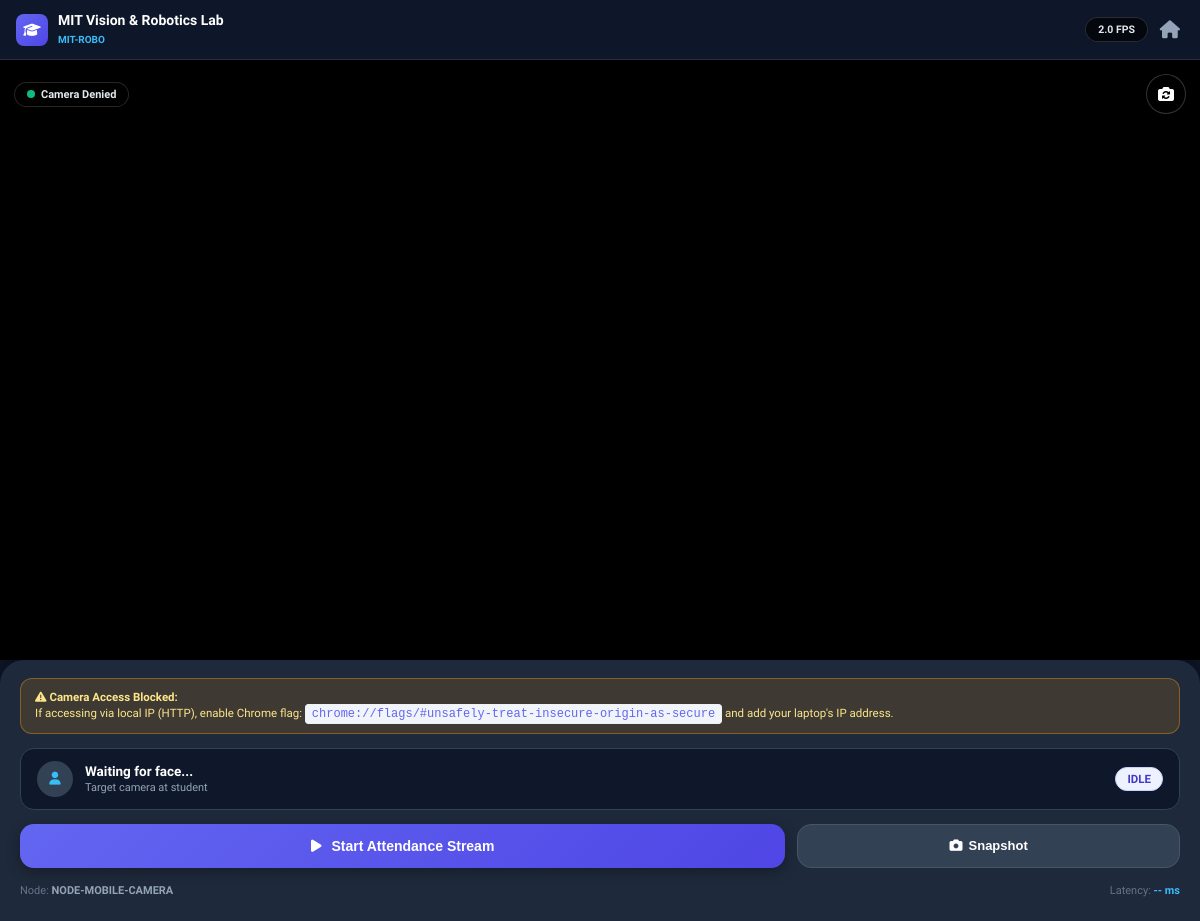
/mobile-capture, run on the app's committed database.
### src/database/models.py (models this page shows, shortened)
class SystemBranding(Base):
    __tablename__ = "system_branding"
    id = Column(Integer, primary_key=True, autoincrement=True)
    institution_name = Column(String(150), default="FaceAttendance Campus", nullable=False)
    short_code = Column(String(30), default="FA-HUB", nullable=False)
    tagline = Column(String(255), default="Raspberry Pi Zero Edge Nodes & Central Face Recognition")
    logo_filename = Column(String(255), nullable=True)
    primary_accent_color = Column(String(20), default="#6366f1")
    header_badge_text = Column(String(50), default="Thin-Client Hub")
    contact_email = Column(String(100), nullable=True)
    updated_at = Column(DateTime, default=datetime.utcnow, onupdate=datetime.utcnow)

### src/server/routes/views_dashboard.py (the view)
@router.get("/mobile-capture", response_class=HTMLResponse)
def page_mobile_capture(request: Request, db: Session = Depends(get_db)):
    branding = get_branding_dict(db)
    return templates.TemplateResponse(
        "mobile_capture.html",
        {
            "request": request,
            "page_title": "Mobile Capture Node",
            "active_page": "mobile",
            "branding": branding,
        },
    )

### src/server/templates/mobile_capture.html (shortened to what this page needs)
<!DOCTYPE html>
<html lang="en">
<head>
    <link rel="stylesheet" href="https://cdnjs.cloudflare.com/ajax/libs/font-awesome/6.4.0/css/all.min.css">
    <link rel="stylesheet" href="/static/css/dashboard.css">
</head>
<body>
    <header class="mobile-header">
        <div class="mobile-brand">
            {% if branding and branding.logo_url %}
            <img src="{{ branding.logo_url }}" alt="Logo" style="width: 32px; height: 32px; border-radius: 8px; object-fit: contain; background: #ffffff; padding: 2px;">
            {% else %}
            <div class="mobile-brand-icon">
                <i class="fa-solid fa-graduation-cap"></i>
            </div>
            {% endif %}
            <div class="mobile-brand-text">
                <h2>{{ branding.institution_name if branding else 'Mobile Capture Node' }}</h2>
                <span>{{ branding.short_code if branding else 'Wi-Fi Recognition Hub' }}</span>
            </div>
        </div>
        <div style="display: flex; gap: 8px; align-items: center;">
            <span id="fpsBadge" class="node-pill" style="font-size: 10.5px;">2.0 FPS</span>
            <a href="/" style="color: #94a3b8; font-size: 18px; padding: 4px;" title="Exit to Hub">
                <i class="fa-solid fa-house"></i>
            </a>
        </div>
    </header>
    <div class="camera-container">
        <video id="mobileVideo" autoplay playsinline muted></video>
        <div class="camera-top-bar">
            <span id="nodeStatusBadge" class="node-pill">
                 <span id="statusText">Node Ready</span>
            </span>
            <button class="btn-flip-cam" id="btnFlipCamera" onclick="flipCamera()" title="Flip Front / Rear Camera">
                <i class="fa-solid fa-camera-rotate"></i>
            </button>
        </div>
    </div>
    <div class="controls-panel">
        <div id="permBanner" class="perm-banner">
            <strong><i class="fa-solid fa-triangle-exclamation"></i> Camera Access Blocked:</strong><br>
            If accessing via local IP (HTTP), enable Chrome flag: <code>chrome://flags/#unsafely-treat-insecure-origin-as-secure</code> and add your laptop's IP address.
        </div>
        <div class="detection-card">
            <div class="detection-info">
                <div class="detection-avatar" id="detAvatar">
                    <i class="fa-solid fa-user"></i>
                </div>
                <div class="detection-text">
                    <h4 id="detName">Waiting for face...</h4>
                    <p id="detSub">Target camera at student</p>
                </div>
            </div>
            <div id="detBadgeContainer" style="text-align: right;">
                <span id="detStatusBadge" class="badge badge-node">IDLE</span>
            </div>
        </div>
        <div class="action-buttons-row">
            <button id="btnToggleStream" class="btn-stream inactive" onclick="toggleStreaming()">
                <i class="fa-solid fa-play"></i>
                <span id="streamBtnText">Start Attendance Stream</span>
            </button>
            <button class="btn-snap" onclick="captureSingleFrame()">
                <i class="fa-solid fa-camera"></i>
                <span>Snapshot</span>
            </button>
        </div>
        <div style="display: flex; justify-content: space-between; font-size: 11px; color: #64748b; padding-top: 2px;">
            <span>Node: <strong style="color: #94a3b8;" id="nodeIdLabel">NODE-MOBILE-CAMERA</strong></span>
            <span>Latency: <strong style="color: #38bdf8;" id="latencyLabel">-- ms</strong></span>
        </div>
    </div>
</body>
</html>

### src/server/static/css/dashboard.css (style rules this page uses)
:root, [data-theme="light"] { --bg-primary: #f8fafc; --bg-secondary: #ffffff; --bg-subtle: #f1f5f9; --bg-card: #ffffff; --bg-card-hover: #ffffff; --topbar-bg: rgba(255, 255, 255, 0.85); --border-color: #e2e8f0; --border-subtle: #edf2f7; --border-focus: #6366f1; --border-hover: #cbd5e1; --text-heading: #0f172a; --text-primary: #1e293b; --text-secondary: #475569; --text-muted: #64748b; --text-light: #94a3b8; --accent-primary: #6366f1; --accent-primary-hover: #4f46e5; --accent-gradient: linear-gradient(135deg, #6366f1 0%, #4f46e5 100%); --accent-gradient-hover: linear-gradient(135deg, #4f46e5 0%, #4338ca 100%); --accent-cyan: #0284c7; --accent-emerald: #10b981; --accent-amber: #f59e0b; --accent-rose: #f43f5e; --badge-emerald-bg: #ecfdf5; --badge-emerald-text: #059669; --badge-emerald-border: #a7f3d0; --badge-sky-bg: #f0f9ff; --badge-sky-text: #0369a1; --badge-sky-border: #bae6fd; --badge-amber-bg: #fffbeb; --badge-amber-text: #b45309; --badge-amber-border: #fde68a; --badge-rose-bg: #fff1f2; --badge-rose-text: #be123c; --badge-rose-border: #fecdd3; --badge-indigo-bg: #eef2ff; --badge-indigo-text: #4338ca; --badge-indigo-border: #c7d2fe; --bg-mesh: radial-gradient(at 0% 0%, rgba(99, 102, 241, 0.05) 0px, transparent 45%), radial-gradient(at 100% 0%, rgba(14, 165, 233, 0.04) 0px, transparent 40%), radial-gradient(at 50% 100%, rgba(168, 85, 247, 0.03) 0px, transparent 50%); }
:root { --radius-xs: 6px; --radius-sm: 10px; --radius-md: 16px; --radius-lg: 22px; --shadow-sm: 0 1px 3px rgba(0, 0, 0, 0.04), 0 1px 2px rgba(0, 0, 0, 0.02); --shadow-card: 0 4px 12px -2px rgba(15, 23, 42, 0.04), 0 2px 6px -1px rgba(15, 23, 42, 0.02), 0 0 0 1px var(--border-color); --shadow-card-hover: 0 16px 32px -8px rgba(15, 23, 42, 0.08), 0 6px 12px -4px rgba(15, 23, 42, 0.03), 0 0 0 1px var(--border-hover); --shadow-primary: 0 8px 20px -4px rgba(99, 102, 241, 0.35); --transition-fast: 0.15s ease; --transition-normal: 0.25s cubic-bezier(0.4, 0, 0.2, 1); }
* { box-sizing: border-box; margin: 0; padding: 0; }
body { font-family: 'Plus Jakarta Sans', 'Inter', -apple-system, BlinkMacSystemFont, 'Segoe UI', Roboto, sans-serif; background-color: var(--bg-primary); color: var(--text-primary); min-height: 100vh; display: flex; background-image: var(--bg-mesh); background-attachment: fixed; -webkit-font-smoothing: antialiased; transition: background-color var(--transition-normal), color var(--transition-normal); }
.badge { display: inline-flex; align-items: center; gap: 6px; padding: 4px 11px; font-size: 11.5px; font-weight: 700; border-radius: 20px; }
.badge-node { background: var(--badge-indigo-bg); color: var(--badge-indigo-text); border: 1px solid var(--badge-indigo-border); }
code { font-family: ui-monospace, SFMono-Regular, Menlo, Monaco, Consolas, monospace; background: var(--bg-subtle); color: var(--accent-primary); padding: 2px 6px; border-radius: 4px; font-size: 12px; border: 1px solid var(--border-subtle); }

### data on the page
SystemBranding: institution_name "MIT Vision & Robotics Lab", short_code "MIT-ROBO"
